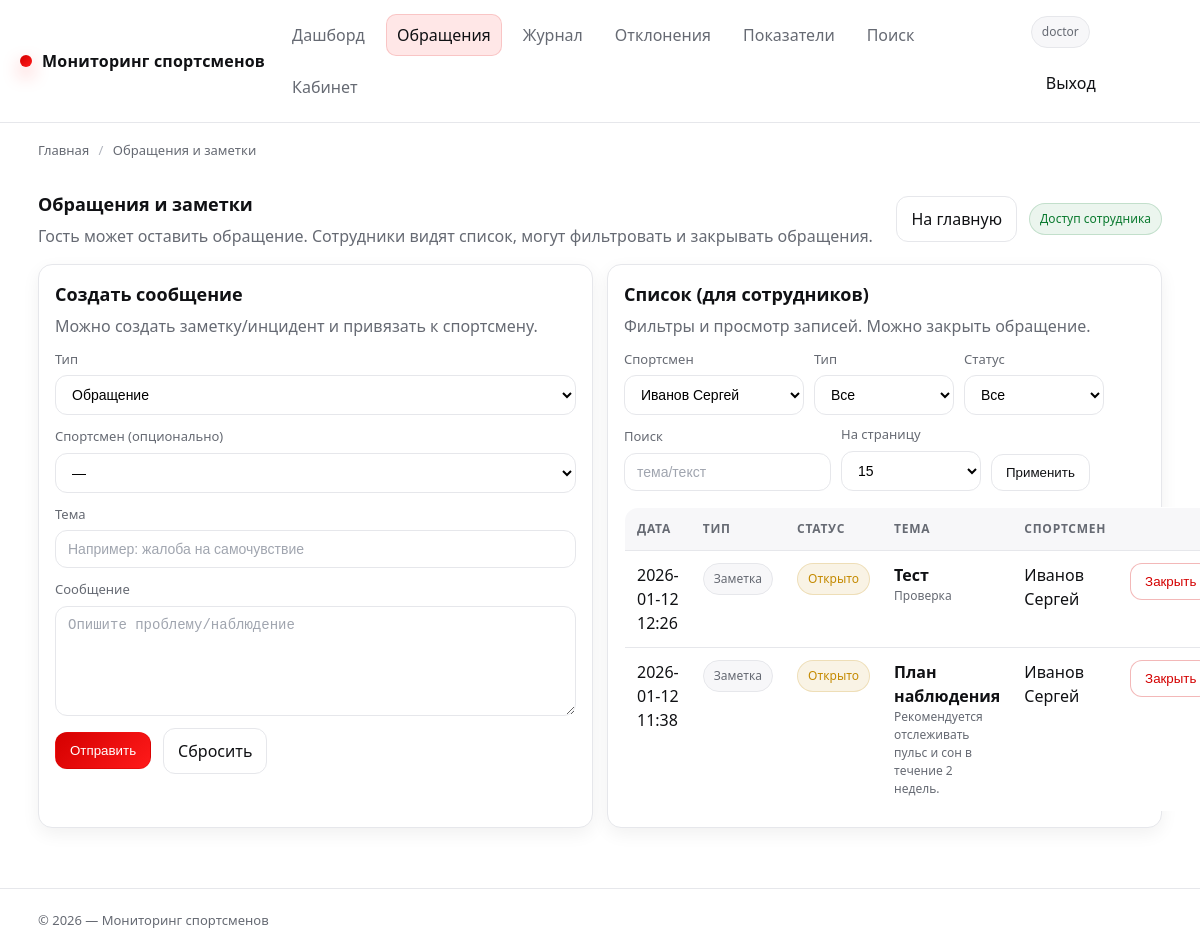
/feedback/?athlete_id=1 (signed in), run on the app's committed database.
### app/models.py (models this page shows, shortened)
class User(db.Model, UserMixin):
    __tablename__ = "users"
    id = db.Column(db.Integer, primary_key=True)
    username = db.Column(db.String(64), unique=True, nullable=False, index=True)
    email = db.Column(db.String(120), unique=True, nullable=True, index=True)
    password_hash = db.Column(db.String(255), nullable=False)
    role = db.Column(db.String(32), nullable=False, default=ROLE_USER, index=True)
    is_active = db.Column(db.Boolean, nullable=False, default=True)
    created_at = db.Column(db.DateTime, nullable=False, default=datetime.utcnow)
    last_login_at = db.Column(db.DateTime, nullable=True)
    measurements_created = db.relationship(
        "Measurement",
        back_populates="created_by",
        lazy="select",
    )
    feedback_created = db.relationship(
        "Feedback",
        back_populates="author",
        lazy="select",
    )
    exports_created = db.relationship(
        "ExportBatch",
        back_populates="created_by",
        lazy="select",
    )
    teams_managed = db.relationship(
        "Team",
        back_populates="coach",
        lazy="select",
    )
    alerts_closed = db.relationship(
        "Alert",
        back_populates="closed_by",
        lazy="select",
        foreign_keys="Alert.closed_by_id",
    )
    audit_events = db.relationship(
        "AuditLog",
        back_populates="user",
        lazy="select",
    )
    athlete = db.relationship(
        "Athlete",
        back_populates="user",
        uselist=False,
        lazy="select",
    )
    def has_role(self, *roles: str) -> bool:
        return self.role in roles

class Feedback(db.Model):
    __tablename__ = "feedback"
    id = db.Column(db.Integer, primary_key=True)
    athlete_id = db.Column(db.Integer, db.ForeignKey("athletes.id"), nullable=True, index=True)
    author_id = db.Column(db.Integer, db.ForeignKey("users.id"), nullable=True, index=True)
    kind = db.Column(db.String(32), nullable=False, default=FEEDBACK_KIND_NOTE, index=True)
    status = db.Column(db.String(32), nullable=False, default=ALERT_STATUS_OPEN, index=True)  # open/closed
    title = db.Column(db.String(160), nullable=False)
    message = db.Column(db.Text, nullable=False)
    created_at = db.Column(db.DateTime, nullable=False, default=datetime.utcnow, index=True)
    closed_at = db.Column(db.DateTime, nullable=True)
    athlete = db.relationship("Athlete", back_populates="feedback", lazy="select")
    author = db.relationship("User", back_populates="feedback_created", lazy="select")

class Athlete(db.Model):
    __tablename__ = "athletes"
    id = db.Column(db.Integer, primary_key=True)
    user_id = db.Column(db.Integer, db.ForeignKey("users.id"), nullable=True, unique=True, index=True)
    user = db.relationship("User", back_populates="athlete", lazy="select")
    full_name = db.Column(db.String(180), nullable=False, index=True)
    birth_date = db.Column(db.Date, nullable=True)
    gender = db.Column(db.String(16), nullable=True)  # "M"/"F"/etc
    team_id = db.Column(db.Integer, db.ForeignKey("teams.id"), nullable=True, index=True)
    team = db.relationship("Team", back_populates="athletes", lazy="select")
    notes = db.Column(db.Text, nullable=True)
    created_at = db.Column(db.DateTime, nullable=False, default=datetime.utcnow)
    is_active = db.Column(db.Boolean, nullable=False, default=True)
    measurements = db.relationship(
        "Measurement",
        back_populates="athlete",
        cascade="all, delete-orphan",
        lazy="select",
    )
    feedback = db.relationship(
        "Feedback",
        back_populates="athlete",
        lazy="select",
    )
    norms = db.relationship(
        "AthleteIndicatorNorm",
        back_populates="athlete",
        cascade="all, delete-orphan",
        lazy="select",
    )

### app/feedback.py (the view, shortened to what this page needs)
@bp.get("/")
def feedback_home():
    bc = crumbs(("Главная", url_for("routes.index")), ("Обращения и заметки", ""))
    athletes_query = Athlete.query.filter_by(is_active=True)
    if is_coach(current_user):
        team_ids = get_coach_team_ids(current_user)
        if team_ids:
            athletes_query = athletes_query.filter(Athlete.team_id.in_(team_ids))
    athletes = athletes_query.order_by(Athlete.full_name.asc()).all()
    is_staff = _is_staff_user()
    athlete_id = request.args.get("athlete_id", type=int)
    kind = (request.args.get("kind") or "").strip() or None
    status = (request.args.get("status") or "").strip() or None
    q = (request.args.get("q") or "").strip()
    page = clamp_int(request.args.get("page"), default=1, min_value=1, max_value=10_000)
    per_page = clamp_int(request.args.get("per_page"), default=15, min_value=5, max_value=100)
    items = []
    total = 0
    pages = 1
    if is_staff:
        query = Feedback.query.order_by(Feedback.created_at.desc())
        if is_coach(current_user):
            team_ids = get_coach_team_ids(current_user)
            if team_ids:
                query = query.join(Feedback.athlete).filter(Athlete.team_id.in_(team_ids))
        if athlete_id:
            query = query.filter(Feedback.athlete_id == athlete_id)
        if kind:
            query = query.filter(Feedback.kind == kind)
        if status:
            query = query.filter(Feedback.status == status)
        total = query.count()
        pages = (total + per_page - 1) // per_page if per_page else 1
        items = query.offset((page - 1) * per_page).limit(per_page).all()
    return render_template(
        "feedback.html",  # <-- актуальное имя по твоему скрину
        breadcrumbs=bc,
        athletes=athletes,
        is_staff=is_staff,
        items=items,
        pagination={
            "page": page,
            "per_page": per_page,
            "total": total,
            "pages": pages,
            "has_prev": page > 1,
            "has_next": page < pages,
            "prev_page": page - 1 if page > 1 else None,
            "next_page": page + 1 if page < pages else None,
        },
        filters={
            "athlete_id": athlete_id,
            "kind": kind or "",
            "status": status or "",
            "q": q,
        },
        kinds=[FEEDBACK_KIND_REQUEST, FEEDBACK_KIND_NOTE, FEEDBACK_KIND_INCIDENT],
        statuses=[ALERT_STATUS_OPEN, ALERT_STATUS_CLOSED],
    )

### app/templates/feedback.html (shortened to what this page needs)
{% extends "base.html" %}
{% block content %}
  <div class="row space-between">
    <div>
      <h1 class="card__title" style="margin:0;">Обращения и заметки</h1>
      <p class="card__subtitle" style="margin:6px 0 0;">
        Гость может оставить обращение. Сотрудники видят список, могут фильтровать и закрывать обращения.
      </p>
    </div>
    <div class="row">
      <a class="btn" href="{{ url_for('routes.index') }}">На главную</a>
      {% if is_staff %}
        <span class="badge badge--ok">Доступ сотрудника</span>
      {% else %}
        <span class="badge badge--warn">Публичная форма</span>
      {% endif %}
    </div>
  </div>
  <div class="grid grid--2 mt-16">
    <div class="card">
      <div class="card__body">
        <h2 class="card__title">Создать сообщение</h2>
        <p class="card__subtitle">
          {% if is_staff %}
            Можно создать заметку/инцидент и привязать к спортсмену.
          {% else %}
            Оставьте обращение (без привязки к спортсмену).
          {% endif %}
        </p>
        <form class="form mt-12" method="post" action="{{ url_for('feedback.feedback_create') }}">
          {% if is_staff %}
            <div class="field">
              <label>Тип</label>
              <select name="kind">
                <option value="request">Обращение</option>
              </select>
            </div>
            <div class="field">
              <label>Спортсмен (опционально)</label>
              <select name="athlete_id">
                <option value="">—</option>
              </select>
            </div>
          {% endif %}
          <div class="field">
            <label>Тема</label>
            <input class="input" name="title" required placeholder="Например: жалоба на самочувствие">
          </div>
          <div class="field">
            <label>Сообщение</label>
            <textarea name="message" required placeholder="Опишите проблему/наблюдение"></textarea>
          </div>
          <div class="row">
            <button class="btn btn--primary" type="submit">Отправить</button>
            <a class="btn" href="{{ url_for('feedback.feedback_home') }}">Сбросить</a>
          </div>
        </form>
      </div>
    </div>
    <div class="card">
      <div class="card__body">
        <h2 class="card__title">Список (для сотрудников)</h2>
        <p class="card__subtitle">
          {% if is_staff %}
            Фильтры и просмотр записей. Можно закрыть обращение.
          {% else %}
            Доступно только сотрудникам (врач/тренер/админ/оператор).
          {% endif %}
        </p>
        {% if is_staff %}
          <form class="filters mt-12" method="get" action="{{ url_for('feedback.feedback_home') }}" data-autosubmit="1">
            <div class="field">
              <label>Спортсмен</label>
              <select name="athlete_id">
                {% for a in athletes %}
                  <option value="{{ a.id }}" {% if filters.athlete_id==a.id %}selected{% endif %}>{{ a.full_name }}</option>
                {% endfor %}
              </select>
            </div>
            <div class="field field--sm">
              <label>Тип</label>
              <select name="kind">
                <option value="" {% if not filters.kind %}selected{% endif %}>Все</option>
              </select>
            </div>
            <div class="field field--sm">
              <label>Статус</label>
              <select name="status">
                <option value="" {% if not filters.status %}selected{% endif %}>Все</option>
              </select>
            </div>
            <div class="field">
              <label>Поиск</label>
              <input class="input" name="q" value="{{ filters.q }}" placeholder="тема/текст">
            </div>
            <div class="field field--sm">
              <label>На страницу</label>
              <select name="per_page">
                {% for n in [10,15,25,50,100] %}
                  <option value="{{ n }}" {% if pagination.per_page==n %}selected{% endif %}>{{ n }}</option>
                {% endfor %}
              </select>
            </div>
            <div class="actions">
              <button class="btn" type="submit">Применить</button>
            </div>
          </form>
          {% if items and items|length > 0 %}
            <table class="table mt-16">
              <thead>
                <tr>
                  <th>Дата</th>
                  <th>Тип</th>
                  <th>Статус</th>
                  <th>Тема</th>
                  <th>Спортсмен</th>
                  <th></th>
                </tr>
              </thead>
              <tbody>
                {% for f in items %}
                  <tr>
                    <td>{{ f.created_at.strftime('%Y-%m-%d %H:%M') }}</td>
                    <td>
                      {% if f.kind == 'incident' %}
                        <span class="badge badge--bad">Инцидент</span>
                      {% elif f.kind == 'note' %}
                        <span class="badge">Заметка</span>
                      {% else %}
                        <span class="badge badge--warn">Обращение</span>
                      {% endif %}
                    </td>
                    <td>
                      {% if f.status == 'closed' %}
                        <span class="badge badge--ok">Закрыто</span>
                      {% else %}
                        <span class="badge badge--warn">Открыто</span>
                      {% endif %}
                    </td>
                    <td>
                      <b>{{ f.title }}</b>
                      <div style="color: var(--muted); font-size: 12px;">
                        {{ f.message[:140] }}{% if f.message and f.message|length > 140 %}…{% endif %}
                      </div>
                    </td>
                    <td>
                      {% if f.athlete %}
                        <a href="{{ url_for('routes.product', athlete_id=f.athlete.id) }}">{{ f.athlete.full_name }}</a>
                      {% else %}
                        —
                      {% endif %}
                    </td>
                    <td style="text-align:right;">
                      {% if f.status != 'closed' %}
                        <form method="post" action="{{ url_for('feedback.feedback_close', fb_id=f.id) }}" style="display:inline;">
                          <button class="btn btn--danger" type="submit" data-confirm="Закрыть обращение?">Закрыть</button>
                        </form>
                      {% else %}
                        <span class="badge badge--ok">OK</span>
                      {% endif %}
                    </td>
                  </tr>
                {% endfor %}
              </tbody>
            </table>
          {% else %}
            <p class="mt-16" style="margin:0; color: var(--muted);">Записей нет.</p>
          {% endif %}
        {% endif %}
      </div>
    </div>
  </div>
{% endblock %}

### app/templates/partials/_nav.html (shortened to what this page needs)
<header class="header">
  <div class="container header__inner">
    <a class="brand" href="{{ url_for('routes.index') }}">
      <span class="brand__dot" aria-hidden="true"></span>
      <span>{{ APP_TITLE or "Мониторинг спортсменов" }}</span>
    </a>
    <nav class="nav" aria-label="Навигация">
      {% if is_authenticated %}
        <a href="{{ url_for('routes.index') }}"
           class="{% if request.endpoint == 'routes.index' %}is-active{% endif %}">
          Дашборд
        </a>
      {% endif %}
      <a href="{{ url_for('feedback.feedback_home') }}"
         class="{% if request.endpoint and request.endpoint.startswith('feedback.') %}is-active{% endif %}">
        Обращения
      </a>
      {% if is_staff %}
        <a href="{{ url_for('routes.catalog') }}"
           class="{% if request.endpoint == 'routes.catalog' %}is-active{% endif %}">
          Журнал
        </a>
        <a href="{{ url_for('routes.offers') }}"
           class="{% if request.endpoint == 'routes.offers' %}is-active{% endif %}">
          Отклонения
        </a>
        {% if is_admin or is_doctor or is_operator %}
          <a href="{{ url_for('routes.categories') }}"
             class="{% if request.endpoint == 'routes.categories' %}is-active{% endif %}">
            Показатели
          </a>
        {% endif %}
        <a href="{{ url_for('routes.search') }}"
           class="{% if request.endpoint == 'routes.search' %}is-active{% endif %}">
          Поиск
        </a>
      {% endif %}
      {% if current_user.is_authenticated %}
        <a href="{{ url_for('cabinet.cabinet_home') }}"
           class="{% if request.endpoint and request.endpoint.startswith('cabinet.') %}is-active{% endif %}">
          Кабинет
        </a>
      {% endif %}
    </nav>
    <div class="row">
      {% if current_user.is_authenticated %}
        <span class="badge" data-tip="Роль: {{ current_user.role }}">
          {{ current_user.username }}
        </span>
        <a class="btn btn--ghost" href="{{ url_for('auth.logout') }}">Выход</a>
      {% else %}
        <a class="btn" href="{{ url_for('auth.login') }}">Вход</a>
        <a class="btn btn--primary" href="{{ url_for('auth.register') }}">Регистрация</a>
      {% endif %}
    </div>
  </div>
</header>

### data on the page
User: username "doctor"
Feedback: created_at "2026-01-12 12:26", kind "Заметка", status "Открыто", title "Тест", message "Проверка", athlete.full_name "Иванов Сергей"
Feedback: created_at "2026-01-12 11:38", kind "Заметка", status "Открыто", title "План наблюдения", message "Рекомендуется отслеживать пульс и сон в течение 2 недель.", athlete.full_name "Иванов Сергей"

### other printed values
{{ APP_TITLE or "Мониторинг спортсменов" }} "Мониторинг спортсменов"
{{ item.title }} "Главная"
{{ item.title }} "Обращения и заметки"
{{ APP_TITLE or "Мониторинг показателей здоровья спортсменов" }} "Мониторинг спортсменов"
form field athlete_id "Иванов Сергей"
form field per_page "15"
